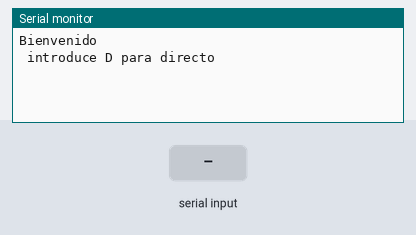
Recording of a sketch running on a simulated Arduino Uno, built with avr-gcc and run on an emulated ATmega328P. On the bench: the last lines printed to the serial monitor. Inputs (shaded band) come from the test bench. Random numbers use the default seed unless the sketch sets one.

Above: at 1.2 s.
1.3 s: "D" received over Serial
At 1.9 s:
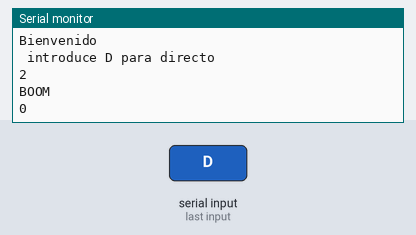
2.9 s: "1" received over Serial
At 4.0 s:
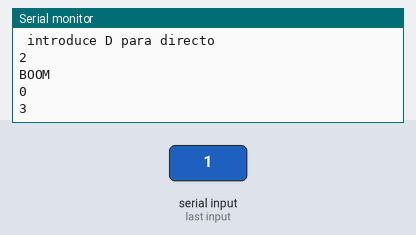

The sketch:

JaviTFG.ino
```cpp
//JaviTFG.ino
/*
	Copyright: Francisco Alarcón Sánchez.
	GitHub User: isacleibe
	Twitter: @franalasan
  DEBUG
*/
//====================================================================================
#define PREGUNTA 0
#define ERROR 1
#define DIRECTO 2
#define INDIRECTO 3

#define PROBABILIDAD 15

const unsigned long PERMAQUINA = 50;

const unsigned long TIEMPO1 = 10000;	//10seg
const unsigned long TIEMPOESPERA = 20000;	//20seg

void serialFlush(){
  while(Serial.available() > 0) {
    char t = Serial.read();
  }
}

//====================================================================================
void Descarga(){
	Serial.println("BOOM");
}
//====================================================================================
struct Maquina{
	int estado;
	int estadoB;
  byte boom;
  byte R;
	unsigned long cambioms;
	unsigned long perms;
	unsigned long lastms;
	//Necessary mark variables.
	int p5;
	int n5;
	int f5;

	int p8;
	int n8;
	int f8;

	int p11;
	int n11;
	int f11;

	int p14;
	int n14;
	int f14;

	int p17;
	int n17;
	int f17;

};
//Selecciona el tiempo asociado a esa descarga.
unsigned long SelTiempo(struct Maquina& m){
	unsigned long tms;
	int R = random(m.p5, m.f17-1);
	if(R<=m.p5 && R>m.f5){
	    tms = 5000;
	    m.n5 += -1;
	}
	if(R<=m.p8 && R>m.f8){
	    tms = 8000;
	    m.n8 += -1;
	}
	if(R<=m.p11 && R>m.f11){
	    tms = 11000;
	    m.n11 += -1;
	}
	if(R<=m.p14 && R>m.f14){
	    tms = 14000;
	    m.n14 += -1;
	}
	if(R<=m.p17 && R>m.f17){
	    tms = 17000;
	    m.n17 += -1;
	}
	return tms;
}
//Realiza un ajuste de los valores de posicionamiento de las marcas temporales.
void Reajuste(struct Maquina& m){
	//m.p5 = 0;
	m.f5 = m.p5 + m.n5;

	m.p8 = m.f5;
	m.f8 = m.p8 + m.n8;

	m.p11 = m.f8;
	m.f11 = m.p11 + m.n11;

	m.p14 = m.f11;
	m.f14 = m.p14 + m.n14;

	m.p17 = m.f14;
	m.f17 = m.p17 + m.n17;
}
void setup_Maquina(struct Maquina& m, const unsigned long perms, const unsigned long currms){
  Serial.println("Bienvenido\n introduce D para directo");
	m.estado = 0;
	m.estadoB = 0;
  m.boom = 0;
	m.perms = perms;
	m.lastms = currms - m.perms;
	m.cambioms = currms;
	//Temporary mark variables.
	m.p5 = 0;
	m.n5 = 8;
	m.f5 = m.p5 + m.n5;

	m.p8 = m.f5;
	m.n8 = 4;
	m.f8 = m.p8 + m.n8;

	m.p11 = m.f8;
	m.n11 = 2;
	m.f11 = m.p11 + m.n11;

	m.p14 = m.f11;
	m.n14 = 1;
	m.f14 = m.p14 + m.n14;

	m.p17 = m.f14;
	m.n17 = 1;
	m.f17 = m.p17 + m.n17;
}
void loop_Maquina(struct Maquina& m, const unsigned long currms){
	if(currms - m.lastms  >= m.perms){
		m.lastms += m.perms;
		m.estadoB = m.estado;

		Reajuste(m);	//Reajustamos las variables de tiempo.
		unsigned long tms = SelTiempo(m);	//Selecciona el tiempo.

		switch (m.estado) {
		    case PREGUNTA:
		      if(Serial.available()){
		          char C = Serial.read();	//Lee caracter del puerto serial.
              serialFlush();

		          if(C == 'D'){
		              m.estado = DIRECTO;
		          }else{
		            m.estado = INDIRECTO;
		          }
              if(m.estado != m.estadoB){
                m.R = random(1, 100);  //Posibilidad de descarga.
              }
		      }else if(currms - m.cambioms >= TIEMPO1){	//Si tarda mucho en elegir pasamos al estado de error
		          m.estado = ERROR;
		      }
		      break;

		    case ERROR:
					Serial.println("ERROR");
					m.estado = PREGUNTA;
		      break;

		    case DIRECTO:
		      if(m.R>=50){
		          Descarga();

		      }
          m.estado = PREGUNTA;
		      break;

		    case INDIRECTO:
		      if(m.R < PROBABILIDAD && currms - m.cambioms >= tms && m.boom==0){
		          Descarga();
              m.boom = 1;
		      }
		      //Pasa al siguiente estado cuando pasa el tiempo de espera, independientemente a si se realiza la descarga o no.
		      if(currms - m.cambioms >= TIEMPOESPERA){
		          m.estado = PREGUNTA;
              m.boom = 0;
		      }
		      break;
		}

		if(m.estado != m.estadoB){
		    m.cambioms = currms;
        Serial.println(m.estado);
		}
	}
}
//====================================================================================
struct Maquina m;

void setup() {
  Serial.begin(9600);
  unsigned long currms = millis();
  setup_Maquina(m,PERMAQUINA, currms);
}

void loop() {
  unsigned long currms = millis();
  loop_Maquina(m, currms);
}


/*
	Uso de popms :	Cada vez que entramos a una secuencia determinada por el tiempo guarda la marca
					de tiempo de la entrada.
*/
```

Measured:
- after the input at 1.3 s, the serial monitor: prints a new line after 0.05 s (image 1)
- after the input at 2.9 s, the serial monitor: prints a new line at once (image 2)
